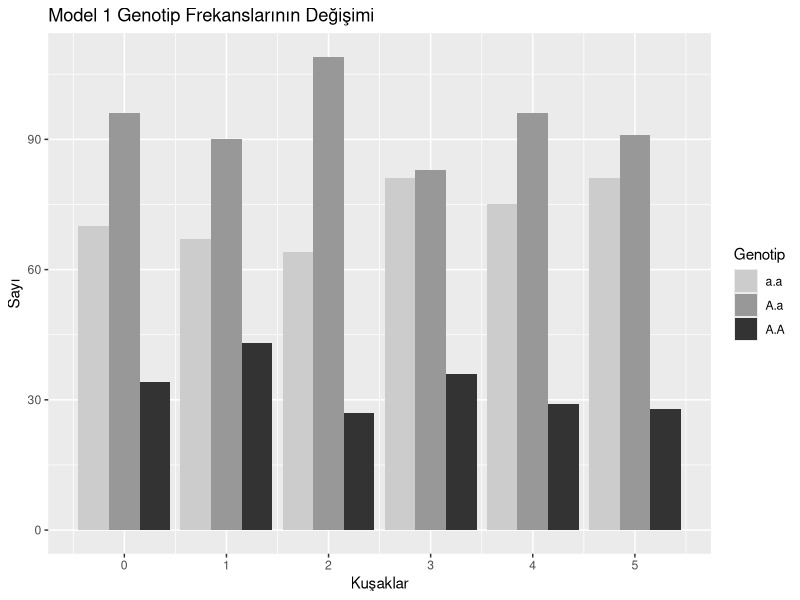

Recreate this plot in R. (Note: this script raises an error after producing the figure.)
# Burada kullanılacak olan grafikler ggplot2 paketinin yüklenmesini gerektirmektedir.

# ggplot2 paketinin yüklenmesi için

install.packages("ggplot2")

# ggplot2 bir kere yüklendikten sonra yukarıdaki komutu çalıştırmanıza gerek yoktur

# Ancak ggplot2 grafiklerini bulunduğunuz R seansında kullanmadan önce aşağıdaki komutla kütüphaneden yüklemeniz gereklidir.
library(ggplot2)



# Burada seçilim baskısı altındaki populasyonu simule edeceğiz
# A koyu rengi a ise açık rengi temsil etmekte 

# Öncelikli olarak simulasyonumuz için gerekli fonksiyonları oluşturuyoruz
# İlkin populasyon, fonksiyon içerisine iki argüman almaktadır, örneklem büyüklüğü ve A'nın frekansı
# set seed fonksiyonu oluşturduğunuz random simülasyonu tekrar oluşturmanızı sağlar
set.seed(14)

primary <- function(sample_size,freq_A = 0.1){
        freq_a <- 1-freq_A
        population <- data.frame()
        
        for(i in seq_len(sample_size)){
                ind = sample(c("A","a"),size = 2,replace = TRUE,
                             prob = c(freq_A,freq_a))
                ind_1 = paste(ind[1],ind[2],sep = ".")
                if(ind_1 == "a.A"){ind_1 = "A.a"}
                ind_1 = data.frame("Inds" = ind_1,"Generation" = 0)
                population <- rbind(population,ind_1)
        }
        return(population)
}

#Seçilim fonksiyonu argümanlar populasyon büyüklüğü, üç genotip için seçilim katsayıları vektör olarak örneğin c(1,0.9,0.5)
# Son olarak kuşak sayısı 1:n
Selection <- function(sample_size,freq_A =0.1,sel_coef = c(1,1,1),generations = 1:5){
        population <- primary(sample_size,freq_A)
        for (i in generations){
                generation <- subset(population,Generation == i-1)[,1]
                live_AA <- round(sum(generation == "A.A")*sel_coef[1])
                live_Aa <- round(sum(generation == "A.a")*sel_coef[2])
                live_aa <- round(sum(generation == "a.a")*sel_coef[3])
                generation <- c(rep("A.A",live_AA),rep("A.a",live_Aa),rep("a.a",live_aa))
                new_pop <- data.frame()
                for (j in 1:sample_size){
                        sample_1 <- unlist(strsplit(as.character(sample(generation,1)),split =".",fixed = TRUE))
                        sample_2 <- unlist(strsplit(as.character(sample(generation,1)),split =".",fixed = TRUE))
                        ind <- paste(sample(sample_1,1),sample(sample_2,1),sep =".")
                        if(ind == "a.A"){ind = "A.a"}
                        ind = data.frame("Inds" = ind,"Generation" = i)
                        new_pop <- rbind(new_pop, ind)
                }
                population <- rbind(population, new_pop)
                
        }
        population$Generation <- population$Generation
        return(population)
        
}


# Allel frekanslarının hesaplanması, fonksiyon argümanları 1.populasyon, 2.kuşak
frequency <- function(pop,generation){
  gen <- subset(pop,Generation == generation)
  freq_A = (2*sum(gen$Inds == "A.A")+sum(gen$Inds == "A.a"))/(2*dim(gen)[1])
  freq_a = (2*sum(gen$Inds == "a.a")+sum(gen$Inds == "A.a"))/(2*dim(gen)[1])
  data_freq <- data.frame("A" = freq_A, "a" = freq_a)
  return(data_freq)
  
}

# Kullanacağımız fonkisyonları kodlamayı bitirdik
# Simulasyonların başlangıcı
# Model 1 seçilimin olmadığı bir durumun modellenmesi tüm genotiplerin 
# hayatta kalma olasılığı birbirine eşittir
pop_1 <- Selection(sample_size = 200,
                   freq_A = 0.4,sel_coef = c(1,1,1),generations = 1:5)


# Genotip sayılarının değişim tablosu
table_change <- table(pop_1$Inds,pop_1$Generation)
table_change
# Frekans olarak
table_change/1000

#Değişim Grafiği
ggplot(pop_1,aes(x=Generation,fill = Inds)) +
  geom_bar(position = "dodge") +
  xlab("Kuşaklar")+
  ylab("Sayı")+
  scale_fill_grey(start=0.8, end=0.2) +
  scale_x_continuous(breaks=c(0:5))+    #kuşak sayısına bağlı olarak breaks argümanını değiştirin örneğin 10 küşak için breaks = c(0:10)
  labs(fill = "Genotip") +
  ggtitle("Model 1 Genotip Frekanslarının Değişimi")


# 5. kuşaktaki allel frekansları, A alleli ve a alleli
freq_model_1 <- frequency(pop_1,5)
print(freq_model_2)



# Model 2  endüstri devrimi öncesi koyu renklilere karşı seçilim baskısı
pop_2 <- Selection(sample_size = 200,
                            freq_A = 0.4,sel_coef = c(0.6,0.8,1),generations = 1:5)



# Genotip sayılarının değişim tablosu
table_change <- table(pop_2$Inds,pop_2$Generation)
table_change
# Frekans olarak
table_change/1000




#Değişim Grafiği
ggplot(pop_2,aes(x=Generation,fill = Inds)) +
        geom_bar(position = "dodge") +
        xlab("Kuşaklar")+
        ylab("Sayı")+
        scale_fill_grey(start=0.8, end=0.2) +
        scale_x_continuous(breaks=c(0:5))+    #kuşak sayısına bağlı olarak breaks argümanını değiştirin örneğin 10 küşak için breaks = c(0:10)
        labs(fill = "Genotip") +
        ggtitle("Model 2 Genotip Frekanslarının Değişimi")



# 5. kuşaktaki allel frekansları, A alleli ve a alleli
freq_model_2 <- frequency(pop_2,5)
print(freq_model_2)

# Model 3, endüstri devrimi sonrası artık A alleli lehinde seçilim olduğunu
# modelliyoruz

# Başlangıçtaki A allelinin frekansını bir önceki basamaktan alıyoruz

freq_A <- freq_model_2[1,1]

pop_3 <- Selection(sample_size = 200, freq_A, sel_coef = c(1,0.8,0.6),
                    generations = 1:5)

# Genotip sayılarının değişim tablosu
table_change <- table(pop_3$Inds,pop_3$Generation)
table_change
# Frekans olarak
table_change/1000


# Değişim grafiği Model 3

ggplot(pop_3,aes(x=Generation,fill = Inds)) +
  geom_bar(position = "dodge") +
  xlab("Kuşaklar")+
  ylab("Sayı")+
  scale_fill_grey(start=0.8, end=0.2) +
  scale_x_continuous(breaks=c(0:5))+    #kuşak sayısına bağlı olarak breaks argümanını değiştirin örneğin 10 küşak için breaks = c(0:10)
  labs(fill = "Genotip") +
  ggtitle("Model 3 Genotip Frekanslarının Değişimi")

# 5. kuşaktaki allel frekansları, A alleli ve a alleli
freq_model_3 <- frequency(pop_3,5)
print(freq_model_3)
